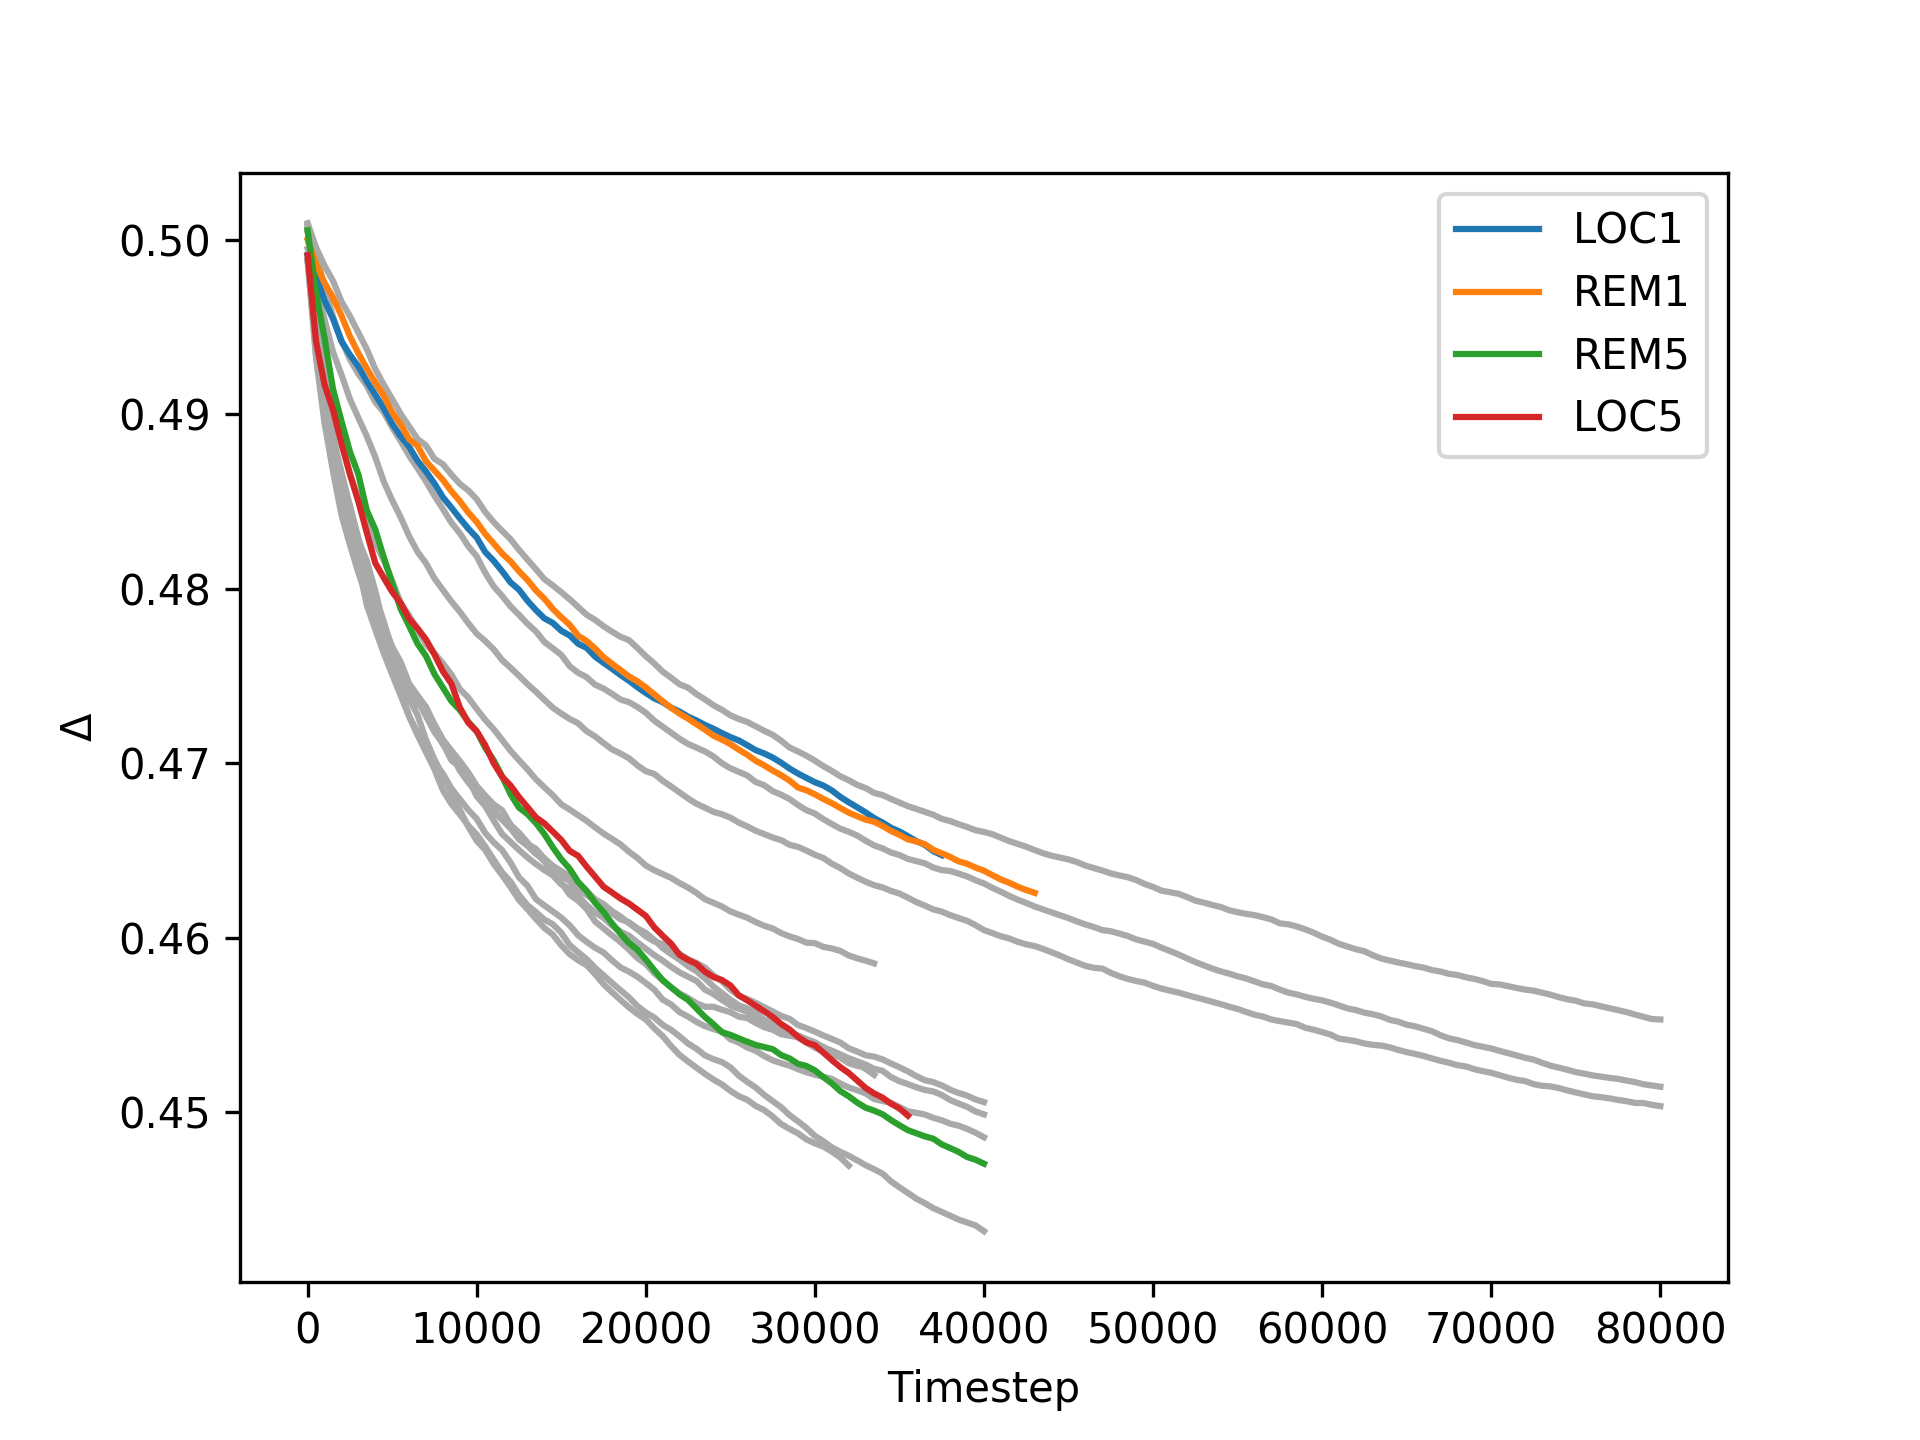

Python code for this plot:
from os import path
import sys
sys.path.append(path.join(sys.path[0], '..', '..', '..'))

from matplotlib import pyplot as plt
from glob import glob

import plot as p
import utils as u

labels = {
    '20200430-121810': 'LOC1',
    '20200430-124254': 'LOC5',
    '20200430-121957': 'REM1',
    '20200430-124148': 'REM5'
}

def gen_fig():
    for fname in glob('../*-Delta.npy') + glob('../../20200429/*-Delta.npy'):
        p.plot_Delta(fname, color = 'Darkgrey')
    for fname in sorted(glob('*-Delta.npy')):
        record_tag = u.get_rt(fname)
        p.plot_Delta(fname, label = labels[record_tag])

if __name__ == "__main__":
    plt.figure()
    gen_fig()
    plt.legend()
    plt.xlabel('Timestep')
    plt.ylabel('$\\Delta$')
    plt.savefig(f'Delta.png', dpi = 300)
